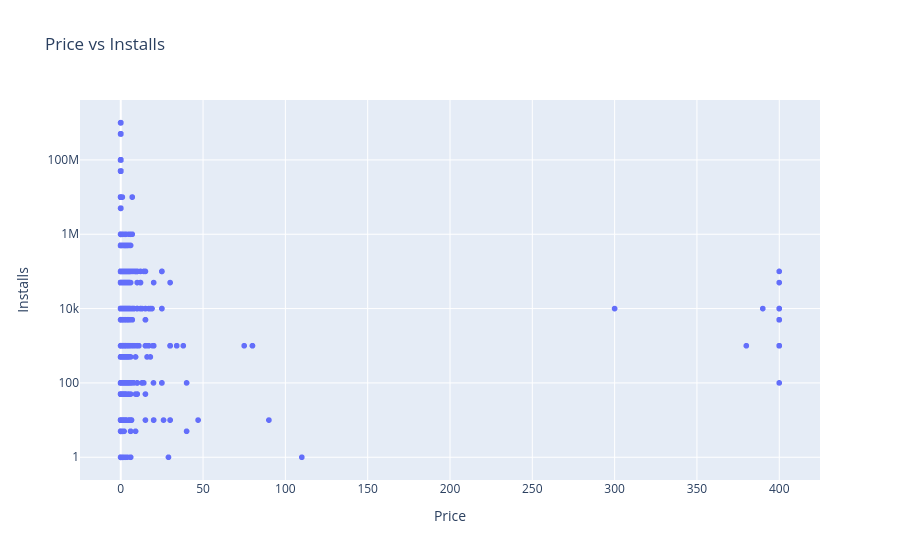

Write notebook code for a chart like this one.
### Code cell
fig=px.scatter(
    playstore_df,
    x="Price",
    y="Installs",
    log_y=True,
    title="Price vs Installs")
fig.show()

### Figure 1 — Plotly figure (JSON) as saved in the notebook; plotly's stock layout.template omitted (floating-point values rounded to 4 significant figures; data arrays with more than 128 entries replaced by an {"elided": "..."} marker saying what was removed)
{"data": [{"hovertemplate": "Price=%{x}<br>Installs=%{y}<extra></extra>", "legendgroup": "", "marker": {"color": "#636efa", "symbol": "circle"}, "mode": "markers", "name": "", "showlegend": false, "type": "scattergl", "x": {"elided": "10840 float values"}, "xaxis": "x", "y": {"elided": "10840 int values"}, "yaxis": "y"}], "layout": {"legend": {"tracegroupgap": 0}, "title": {"text": "Price vs Installs"}, "xaxis": {"anchor": "y", "domain": [0, 1], "title": {"text": "Price"}}, "yaxis": {"anchor": "x", "domain": [0, 1], "title": {"text": "Installs"}, "type": "log"}}}
